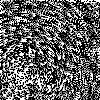
Frame 1 (no input)
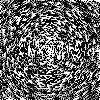
Frame 60 (no input)
Frame 120 (the mouse pressed at the canvas centre since frame 60): identical to frame 60, image omitted

The p5.js sketch that drew these frames (run headless with seeded random() and noise() and a simulated clock; from frame 60 on, the mouse is pressed at the canvas centre):

// p5.js sketch
// ── sketch.js
var img;
var ballX = 0;
var ballY = 0;
var ballXDir = 1;
var ballYDir = 1;
var ballXMax;
var ballYMax;

function setup() {
  createCanvas(100, 100);
  background(255);
  angleMode(DEGREES);
  setUpImageAndBallMaxes();
}

function setUpImageAndBallMaxes() {
  ballXMax = width/60;
  ballYMax = ballXMax * (height/width);

  img = createImage(width, height);
  img._pixelDensity = 1;
  img.loadPixels();
  for(var x = 0; x < img.width; x++) 
    for(var y = 0; y < img.height; y++) {
      if (random() > .6)
        img.set(x, y, [0, 0, 0, 255]);
    }

  img.updatePixels();
}



function draw() {
  background(255);
  image(img, 0,0);
  ballMovement();


  push();
  translate(width/2, height/2);
  rotate(2);
  translate(-width/2, -height/2);
  image(img, ballY, ballX);
  pop();
}

function ballMovement() {
  if (ballX >= -ballXMax && ballX <= ballXMax) {
    ballX+=ballXDir;
  } else {
    ballXDir*=-1;
    ballX+=ballXDir;
  }

  if (ballY >= -ballYMax && ballY <= ballYMax) {
    ballY+=ballYDir;
  } else {
    ballYDir*=-1;
    ballY+=ballYDir;
  }
}

function windowResized() {
  resizeCanvas(window.innerWidth, window.innerHeight);
  setUpImageAndBallMaxes();
  ballX=0;
  ballY=0;
}
